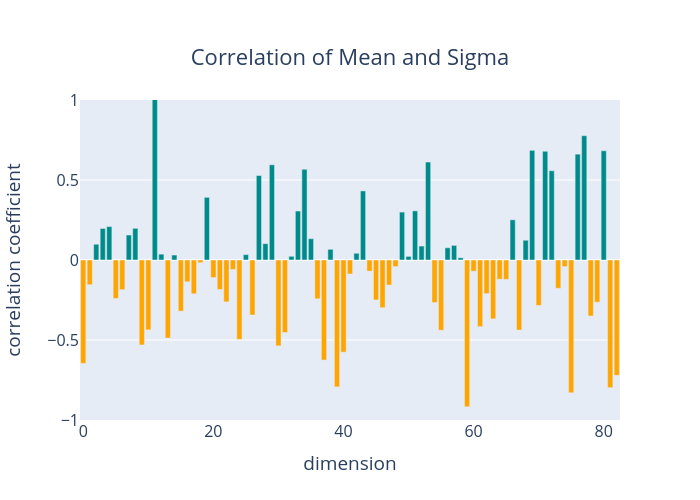

Here is the Python script that generated this plot:
import os
import time
import numpy as np

import dill as pickle 

"""
- purpose: test if internal diversity is an intensive property:
- conclusion: Yes
"""

def test_intdiv():
    from moses.metrics import metrics

    smi1 = 'CCCS(=O)c1ccc2[nH]c(=NC(=O)OC)[nH]c2c1'
    smi2 = 'CC(C)(C)C(=O)C(Oc1ccc(Cl)cc1)n1ccnc1'
    smi3 = 'Cc1c(Cl)cccc1Nc1ncccc1C(=O)OCC(O)CO'
    smi4 = 'Cn1cnc2c1c(=O)n(CC(O)CO)c(=O)n2C'
    nums = [1, 2, 4, 8, 16, 32, 64, 128, 256, 512, 1024]

    print(f'#smiles: {2}, repeat: {n}')
    for n in nums:
        smi_list = [smi1, smi2] * n
        internal_divergence = intdiv(smi_list)
        print(internal_divergence)

    print(f'#smiles: {3}, repeat: {n}')
    for n in nums:
        smi_list = [smi1, smi2, smi3] * n
        internal_divergence = intdiv(smi_list)
        print(internal_divergence)

    print(f'#smiles: {4}, repeat: {n}')
    for n in nums:
        smi_list = [smi1, smi2, smi3, smi4] * n
        internal_divergence = intdiv(smi_list)
        print(internal_divergence)


def intdiv(valid_smiles): return metrics.internal_diversity(
    valid_smiles) if len(valid_smiles) > 0 else 0


def test_speed_of_open_binaryfiles():
    number = 5000
    start1, start2 = 1001, 600001

    folder = '/fileserver-gamma/chaoting/ML/dataset/moses/raw/train/encoder_outputs'
    range_1 = np.arange(start1, start1+number+1)
    range_2 = np.arange(start2, start2+number+1)

    start_time = time.time()
    for n in range_1:
        f = pickle.load(open(os.path.join(folder, f'{n}.pt'), 'rb'))
    end_time = time.time()
    print(f'Time for opening files from {range_1[0]} to {range_1[-1]}:', end_time-start_time)

    start_time = time.time()
    for n in range_2:
        f = pickle.load(open(os.path.join(folder, f'{n}.pt'), 'rb'))
    end_time = time.time()
    print(f'Time for opening files from {range_2[0]} to {range_2[-1]}:', end_time-start_time)


    start_time = time.time()
    for n in range_1:
        f = pickle.load(open(os.path.join(folder, f'{n}.pt'), 'rb'))
    end_time = time.time()
    print(f'Time for opening files from {range_1[0]} to {range_1[-1]}:', end_time-start_time)

    start_time = time.time()
    for n in range_2:
        f = pickle.load(open(os.path.join(folder, f'{n}.pt'), 'rb'))
    end_time = time.time()
    print(f'Time for opening files from {range_2[0]} to {range_2[-1]}:', end_time-start_time)


"""
- purpose: test if memory-mapped file support increase spead
"""

import dill as pickle
import numpy as np
import torch

def memmap_test():
    file_path = "/fileserver-gamma/chaoting/ML/dataset/moses/raw/train"
    # combine files into one
    os.makedirs(os.path.join(file_path, "test"), exist_ok=True)

    num_arrs = 10
    num_arrs = 1000

    all_arr = None

    if not os.path.exists(os.path.join(file_path, "test", "test_large.pt")):
        for i in range(num_arrs):
            arr = pickle.load(open(os.path.join(file_path,
                                "encoder_outputs", f"{i+1}.pt"), 'rb'))
            arr = np.expand_dims(arr, axis=0)
            print(i, arr.shape)
            if all_arr is not None:
                all_arr = np.concatenate((all_arr, arr), axis=0)
            else:
                all_arr = arr
        with open(os.path.join(file_path, "test", "test_large.pt"), "wb") as file:
            pickle.dump(all_arr, file)

    arr = np.memmap(os.path.join(file_path, "test", "test_large.pt"), 
                    dtype='float32', mode='c', shape=(num_arrs, 80, 512))
    print(arr.shape)

    order = np.arange(num_arrs)
    np.random.shuffle(order)

    two_choices = 1

    if two_choices == 0:
        start = time.time()
        for i in order:
            f = torch.from_numpy(arr[i])
            f2 = torch.FloatTensor()
        end = time.time()
        print("elapsed time (memap):", end-start)
    elif two_choices == 1:
        start = time.time()
        for i in order:
            f = pickle.load(open(os.path.join(file_path, "encoder_outputs", f"{i+1}.pt"), "rb"))
        end = time.time()
        print("elapsed time:", end-start)


"""
- Purpose: merge 100w+ 2D numpy array files into a numpy array file
"""

import sys
import numpy as np

def merge_np_file():
    preprocess = False
    data_dict = {
        "train": 1584663,
        "validation": 176074
    }
    data_type = "train"
    data_number = data_dict[data_type]

    file_path = f"/fileserver-gamma/chaoting/ML/dataset/moses/raw/{data_type}"


    # if preprocess is True:
    #     file = np.memmap(os.path.join(file_path, "encoder_outputs.npy"),
    #                     dtype=np.float32, mode="w+", shape=(data_number, 80, 512))
        
    #     for i in range(data_number):
    #         file[i, :, :] = pickle.load(open(os.path.join(file_path, "encoder_outputs", f"{i+1}.pt"), "rb"))
    #         print(i)
    #     file.flush()

    # a = np.load(os.path.join(file_path, "encoder_outputs.npy"), mmap_mode='c', allow_pickle=True)

    # x_on_disk = np.memmap(os.path.join(file_path, "encoder_outputs.npy"), 
    #                       dtype=np.float32, mode='r+', shape=(data_number, 80, 512))
    x_on_disk = np.memmap(os.path.join(file_path, "encoder_outputs.npy"), 
                          dtype=np.float32, mode='c', shape=(data_number, 80, 512))
    print(sys.getsizeof(x_on_disk))
    print(x_on_disk.shape)
    print(x_on_disk[0])
    print('test:')
    a = torch.from_numpy(x_on_disk[1])
    
    print(type(a))
    print(a)


def test_float16():
    data_dict = {
        "train": 1584663,
        "validation": 176074
    }
    data_type = 'train'
    data_number = data_dict[data_type]

    file_path = f"/fileserver-gamma/chaoting/ML/dataset/moses/raw/{data_type}"

    step1 = False

    if step1:
        arr = np.memmap(os.path.join(file_path, "test_float16.pt"),
                        dtype='float16', mode='w+', shape=(data_number, 80, 512))
        arr.flush()
    else:
        x_on_disk = np.memmap(os.path.join(file_path, "test_float16.pt"),
                            dtype=np.float16, mode='c', shape=(data_number, 80, 512))
        print(x_on_disk.shape)


def file_float32_to_float16():
    data_dict = {
        "train": 1584663,
        "validation": 176074
    }
    data_type = 'validation'
    data_number = data_dict[data_type]

    file_folder = f"/fileserver-gamma/chaoting/ML/dataset/moses/raw/{data_type}"
    
    for i in range(data_number):
        file_path = os.path.join(file_folder, "encoder_outputs", f"{i+1}.pt")
        arr = pickle.load(open(file_path, "rb"))
        arr = arr.astype(np.float16)
        pickle.dump(arr, open(file_path, "wb"))
        print(i+1)


def test_if_restart_is_possible():
    print("start test.py")
    for i in range(5):
        print("This is", i)
    print("pid:", os.getpid())
    raise Exception('Exception in loop')


def move_gamma_to_fileserver2():
    source_path = "/"
    target_path = ''


import dill as pickle

def tensor_to_numpy():
    data_dict = {
        "train": 1584663,
        "validation": 176074
    }
    data_type = "validation"
    data_number = data_dict[data_type]

    infile_folder = f"/fileserver2/chaoting/dataset/moses/raw/{data_type}/tensor"
    oufile_folder = f"/fileserver2/chaoting/dataset/moses/raw/{data_type}/encoder_outputs"
    
    for i in range(data_number):
        inpath = os.path.join(infile_folder, f"{i+1}.pt")
        outpath = os.path.join(oufile_folder, f"{i+1}.pt")

        t = torch.load(inpath)
        t = t.detach().cpu().numpy()
        pickle.dump(t, open(outpath, "wb"))
        print(i)


def test_rdkit():
    from rdkit import Chem
    from rdkit.Chem import Descriptors
    from rdkit.Chem.rdchem import AtomValenceException
    import numpy as np
    
    bad_smiles = "Cc1nnc(-c2c(C#N)c(N)n(-c3ccccc3)c2C=c1=O)N(C)C"
    bad_mol1 = Chem.MolFromSmiles(bad_smiles, sanitize=True)
    bad_mol2 = Chem.MolFromSmiles(bad_smiles, sanitize=False)    

    print("logP:", Descriptors.MolLogP(bad_mol1))
    print("tPSA:", Descriptors.TPSA(bad_mol1))
    
    try:
        print("QED:", Descriptors.qed(bad_mol1))
    except AtomValenceException:
        print("QED:", np.nan)
    print('end program')


def test_novelty():
    from multiprocessing import Pool
    from Utils.property import get_mol
    from Utils.mapper import mapper
    from moses.metrics import metrics
    import pandas as pd

    n_jobs = 4
    train = pd.read_csv("/fileserver-gamma/chaoting/ML/dataset/moses/raw/train/smiles_serial.csv")
    # train = train['smiles'].tolist()
    
    gen_path = "/fileserver-gamma/chaoting/ML/cvae-transformer/Inference/tf_sim1.00/3.73_65.38_0.86.txt"
    gen_path1 = "/fileserver-gamma/chaoting/ML/cvae-transformer/Inference/mlptf_sim0.90_1_mse_epoch3/2.50_65.38_0.86.txt"
    gen = pd.read_csv(gen_path1, sep="\t")
    gen = gen["smiles"].tolist()
    print(f'train: {len(train)}\tgen: {len(gen)}, {len(set(gen))}')

    if n_jobs != 1:
        pool = Pool(n_jobs)
        close_pool = True
    else:
        pool = 1
    mols = mapper(pool)(get_mol, gen)
    gen_novelty = metrics.novelty(mols, train, n_jobs)
    print(gen_novelty)
    if close_pool:
        pool.close()
        pool.join()


def bar_plot():
    import numpy as np
    import pandas as pd
    import matplotlib.pyplot as plt
    import plotly.graph_objects as go

    n = 83

    df = pd.DataFrame({
        'dimension': [i for i in range(n)],
        'data': np.random.normal(0, 0.5, n)
    })

    df["color"] = np.where(df["data"] < 0, 'orange', 'darkcyan')

    fig = go.Figure()
    fig.add_trace(
        go.Bar(name='data',
               x=df['dimension'],
               y=df['data'],
               marker_color=df['color'])
    )
    fig.update_layout(
        title={
            'text': 'Correlation of Mean and Sigma',
            'x': 0.5,
            'y': 0.9,
            'xanchor': 'center'
        },
        xaxis_title="dimension",
        yaxis_title="correlation coefficient",
        font={ 'size': 16 }
    )
    
    fig.update(layout_yaxis_range=[-1,1])
    fig.update_layout(barmode='stack')
    fig.write_image("./test.png")
    
    return
    # plt.figure(figsize=(14,10), dpi=80)
    df.plot(kind='bar', color=df['color'])
    plt.title('Correlation of Mean and Sigma', fontsize=20)
    plt.xlabel('dimension', fontsize=18)
    plt.ylabel('correlation coefficient', fontsize=18)
    plt.ylim(bottom=-1, top=1)
    plt.savefig("./test.png")


def k():
    import pandas as pd
    import numpy as np
    import dill as pickle

    mu_corr_path = './all_mu.csv'
    log_var_corr_path = './all_log_var.csv'

    mu_corr = pd.read_csv(mu_corr_path, index_col=0)
    log_var_corr = pd.read_csv(log_var_corr_path, index_col=0)

    np.set_printoptions(threshold=np.inf)

    print(mu_corr.max())
    print(mu_corr.min())
    print(log_var_corr.max())

    mu_corr[:1000].to_csv('test.csv')

    print(mu_corr[['4', '6']].corr())
    print(log_var_corr[['4', '6']].corr())

    non_zero = (mu_corr.loc[:, '0'] != 0).sum()
    print(non_zero)


if __name__ == '__main__':
    # test_intdiv()
    # test_speed_of_open_binaryfiles()
    # memmap_test()
    # merge_np_file()
    # test_float16()
    # file_float32_to_float16()
    # test_if_restart_is_possible()
    # tensor_to_numpy()
    # create_a_dataset()
    # test_rdkit()
    # test_novelty()
    # bar_plot()
    k()